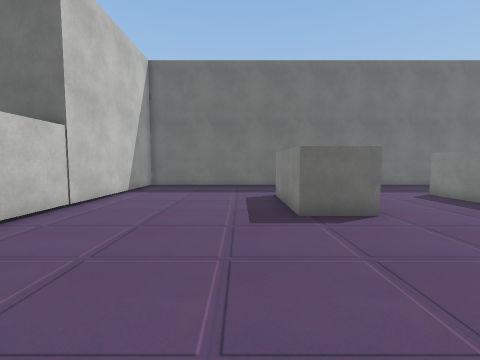
[1] (above)

21 first-person views from a walk through a Unity game level. The camera is 1.4 m above the floor, tilts 4° down and sees 90° across. The floor is counted in squares, 1 m on a side. Each view is taken from the middle of a square. On the plan, view 1 faces up. The plan holds only what a view shows up to about 13 squares ahead; the rest is blank. The place goes on beyond the plan. Some surface patterns are stand-ins.

[2]
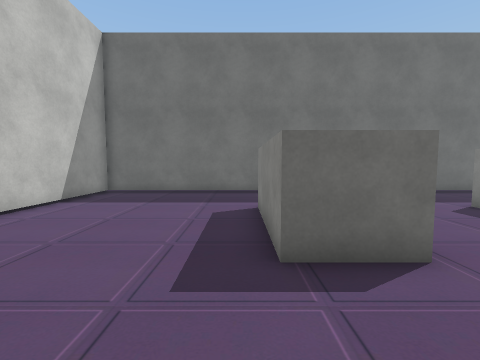

[3]
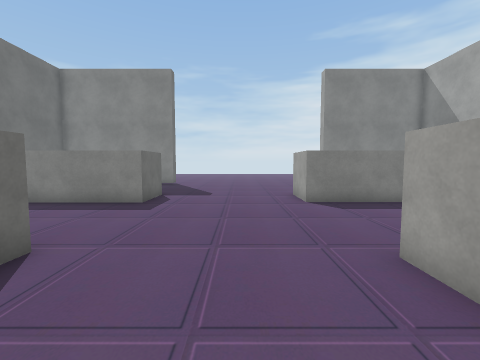

[4]
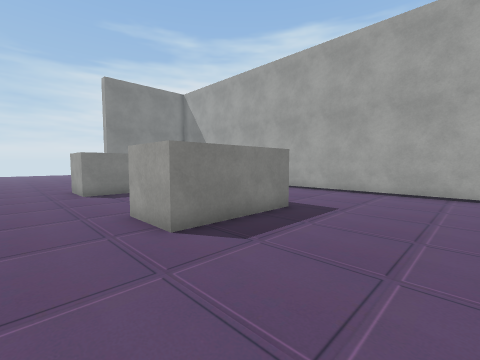

[5]
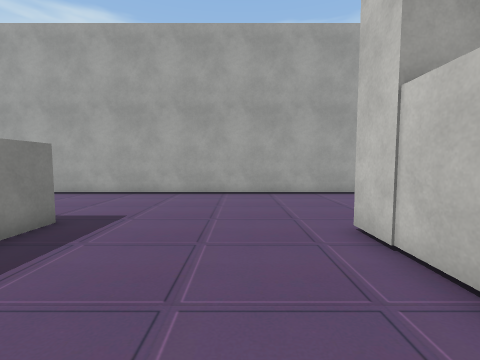

[6]
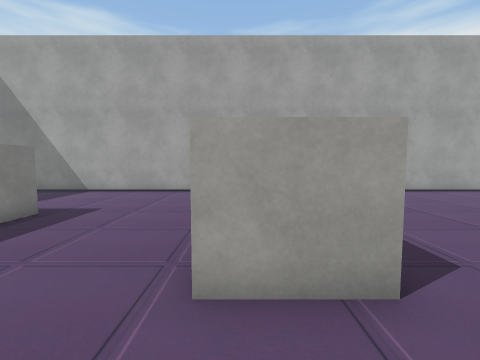

[7]
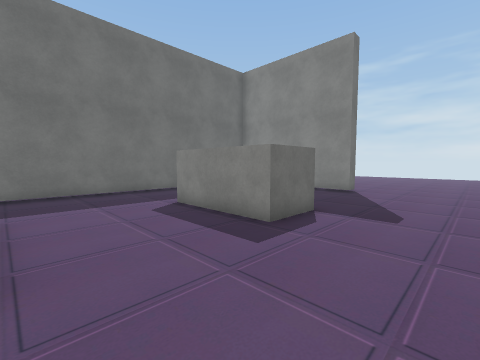

[8]
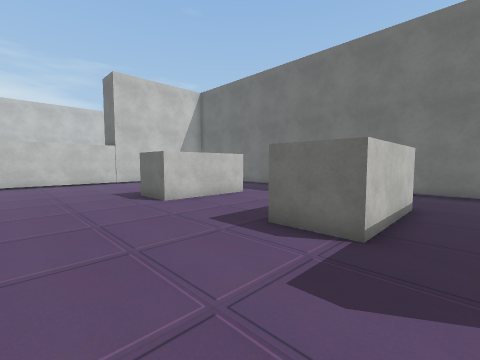

[9]
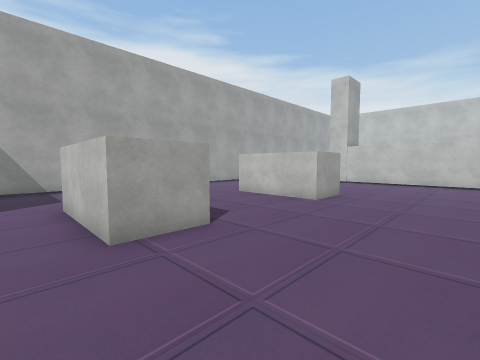

[10]
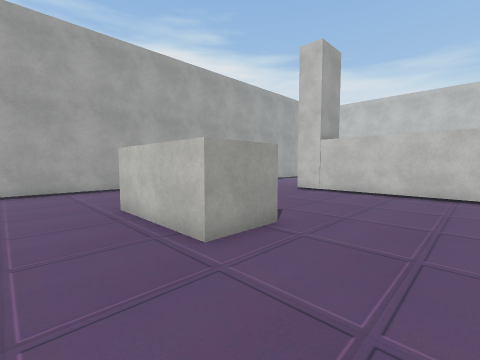

[11]
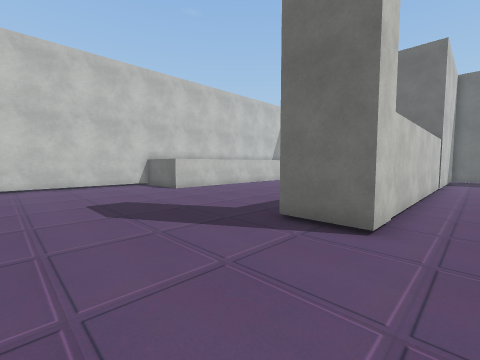

[12]
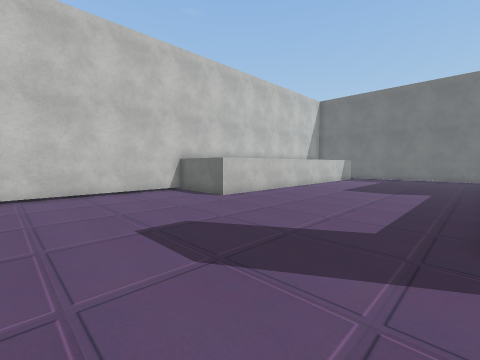

[13]
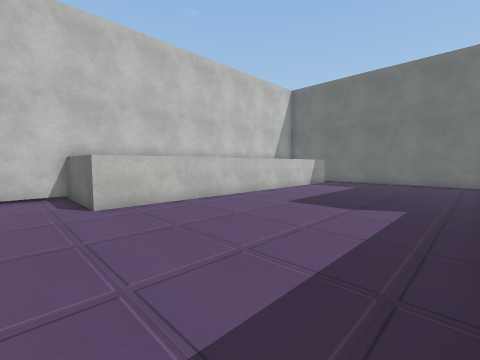

[14]
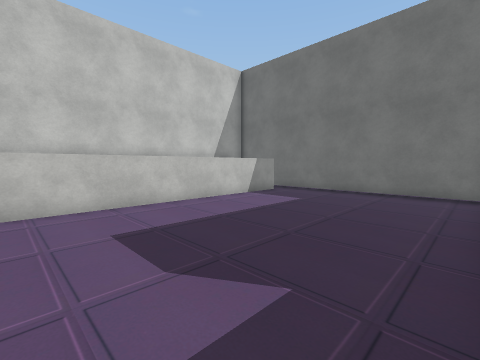

[15]
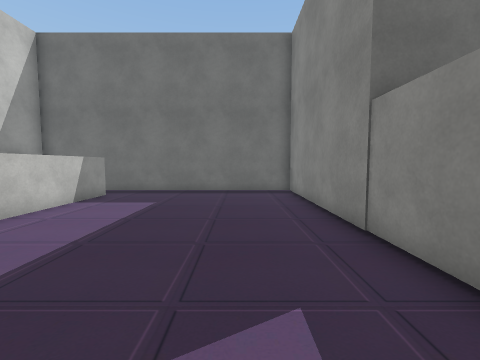

[16]
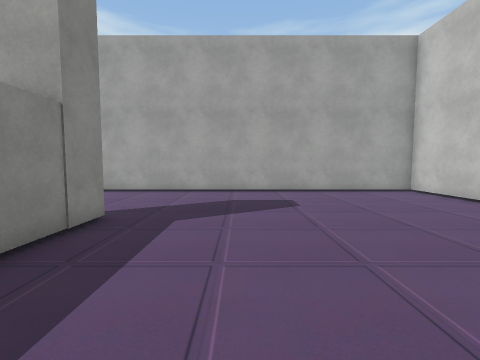

[17]
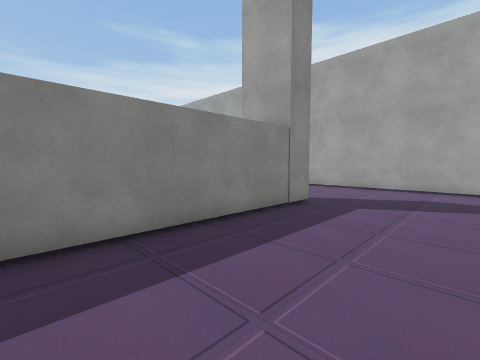

[18]
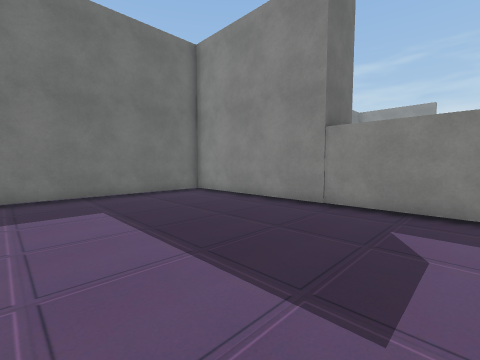

[19]
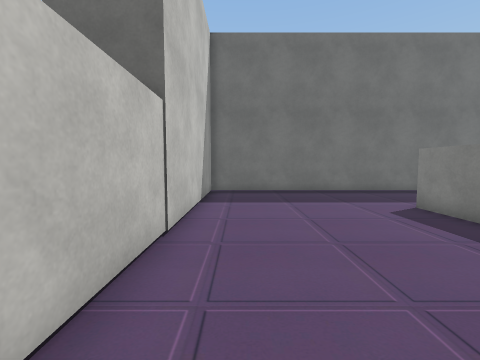

[20]
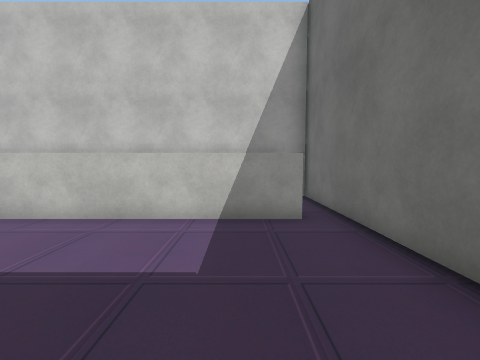

[21]
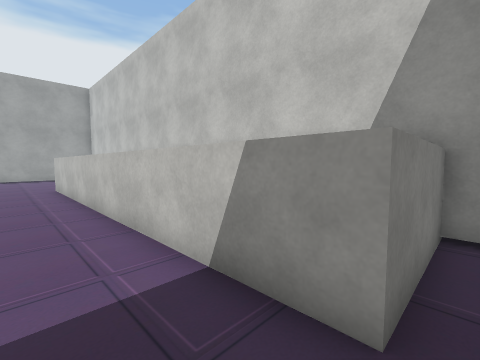

### Floor plan
Points are (right, up) in squares from view 1. A wall is a line through its corners. A room is listed if a view was taken in it or the views show most of it. See-through windows are left out.
Room 1 (views 1, 2, 3, 4, 5, 6, 7, 8, 9, 10, 11, 12, 13, 14, 15, 16, 17, 18, 19, 20, 21)
walls: (1.3, -3.6) (1.3, 0.6) (3.5, 0.6) (3.5, -3.6); (3.7, 10.6) (3.7, 6.3) (1.6, 6.3) (1.6, 10.6); (8.5, -3.6) (8.5, 0.6) (10.7, 0.6) (10.7, -3.6); (10.7, 10.8) (10.7, 6.5) (8.5, 6.5) (8.5, 10.8); (12.4, 14.6) (-5.4, 14.6) (-5.4, -3) (-7.5, -3) (-7.5, 14.6) (-19.5, 14.6) (-19.5, 13.6) (-15.9, 13.6) (-15.9, -1.1) (-19.5, -1.1) (-19.5, -8.8) (12.5, -8.8)

Positions as (right, up) in squares from view 1, and headings:
1: (0, 0), facing up
2: (1, 3), facing up
3: (0, 3), facing right
4: (-3, 3), facing down-right
5: (-3, 2), facing down
6: (3, 3), facing down
7: (4, 3), facing up-right
8: (12, 2), facing up-left
9: (12, 5), facing down-left
10: (6, 4), facing down-left
11: (-4, -8), facing up-left
12: (-8, -8), facing up-left
13: (-8, -3), facing up-left
14: (-8, 3), facing up-left
15: (-10, 3), facing up
16: (-11, 3), facing down
17: (-12, 5), facing down-right
18: (-15, 4), facing up-right
19: (-4, 3), facing up
20: (-10, 12), facing left
21: (-14, 14), facing down-left
